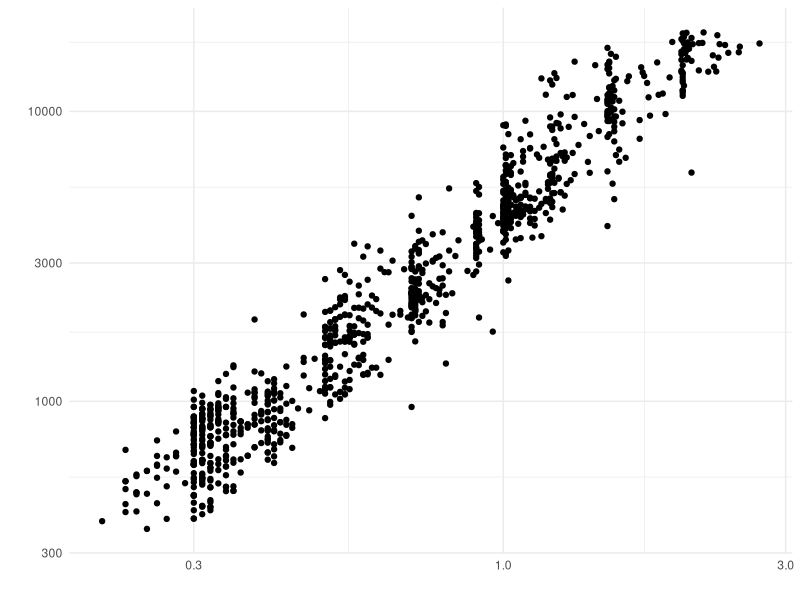
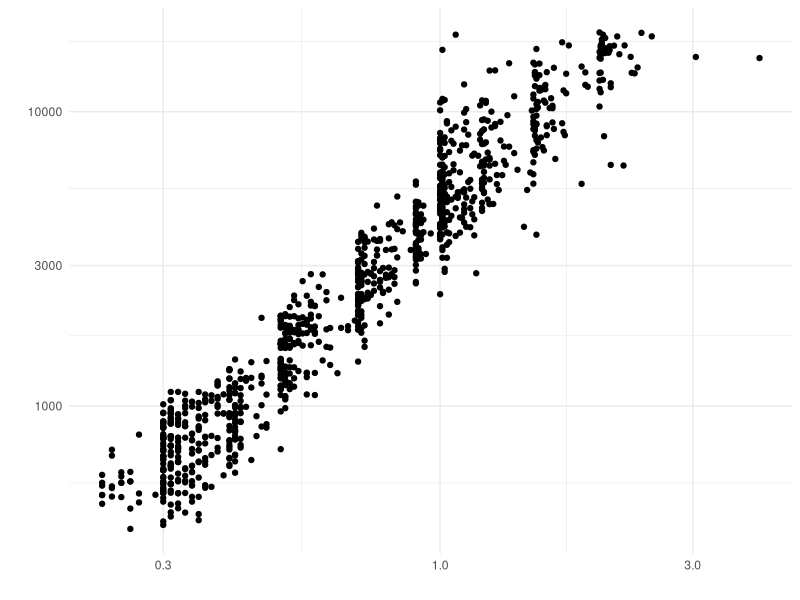

Recreate these plots in R, in order.
## ---- chunk 1
library(tidyverse)
## ---- chunk 2
## NOTE: No need to edit; just run and inspect
diamonds %>%
  slice_sample(n = 1000) %>%

  ggplot(aes(carat, price)) +
  geom_point() +

  scale_x_log10() +
  scale_y_log10() +
  theme_minimal() +
  labs(x = "", y = "")
## ---- chunk 3
## NOTE: No need to edit; just run and inspect
diamonds %>%
  slice_sample(n = 1000) %>%

  ggplot(aes(carat, price)) +
  geom_point() +

  scale_x_log10() +
  scale_y_log10() +
  theme_minimal() +
  labs(x = "", y = "")
